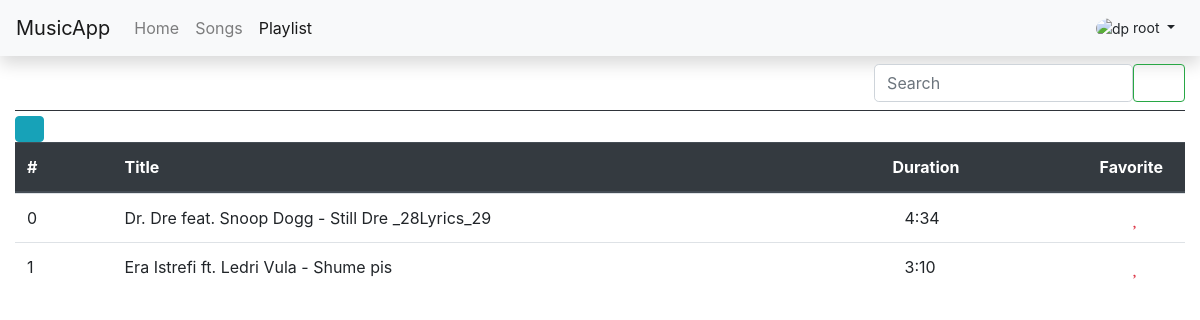
Screenshot of /music/playlists/1 (signed in) with the database file from the repository.
### music/models.py (models this page shows, shortened)
class Song(models.Model):
    song_title = models.CharField(max_length=250)
    song_artist = models.CharField(max_length=250)
    song_duration = models.CharField(max_length=6, default='00:00')
    song_file = models.FileField(blank=True, null=True)
    song_scope = models.CharField(max_length=20, choices=SCOPE)
    song_released_on = models.CharField(max_length=4, blank=True, null=True)
    song_cover = models.ImageField(blank=True, null=True, upload_to='img')
    song_added_by = models.ForeignKey(User,
                                      null=True,
                                      on_delete=models.CASCADE)

### music/views.py (the view)
# urls.py: path('playlists/<pid>', views.playlistsong_view, name='playlistsong'),
@login_required(login_url='/music/')
def playlistsong_view(request, pid):
    plist = Playlist.objects.get(id=pid).playlist_song_set.all()
    playlist = []
    for ls in plist:
        playlist.append(ls.playlist_song)
    return render(
        request, 'music/playlist.html', {
            'pg_active': True,
            'playlistview': True,
            'playlistid': pid,
            'playlistsongs': playlist,
        })

### music/templates/music/playlist.html (shortened to what this page needs)
{% extends 'music/base.html' %}
{% block playlist_link %}
<li class="nav-item active">
    <a class="nav-link" href={% url 'music:playlist' %}>Playlist <span class="sr-only">(current)</span></a>
</li>
{% endblock playlist_link %}
{% block current_username %}
{{user.username}}
{% endblock current_username %}
{% block content %}
<div class="container-fluid px-0">
    <div class="row my-0 my-sm-2 ">
        <div class="col-md-6 col-sm-4 col-2 my-2 my-sm-0">
            <button type="button" class="btn btn-white float-left rounded-30" data-toggle="modal"
                data-target="#plistAdd"><i class="fas fa-plus" data-toggle='tooltip' data-title='Create Playlist'
                    data-placement='right'></i></button>
            {% if playlistview %}
            <button type="button" class="btn btn-white float-left rounded-30" data-toggle='tooltip'
                data-title='Go Back To Playlist' data-placement='right' id="backtoplist"><i
                    class="fas fa-arrow-alt-circle-left fa-lg fa-fw"></i></i></button>
            {% endif %}
        </div>
        <div class="col-md-6 col-sm-8 col-10 my-0 my-sm-0">
            <form class="form-inline float-right">
                <input class="form-control mr-sm-0 mr-0 col-10 col-sm-10 rounded-lg" type="text" placeholder="Search"
                    id="plistSearch">
                <button class="btn btn-outline-success my-2 col-2 col-sm-2 my-sm-0" type="submit"><i
                        class="fas fa-search fa-sm"></i></button>
            </form>
        </div>
    </div>
    <hr class='display-4 bg-dark my-1'>
    <div class="container-fluid p-0">
        <div class="row">
            <div class="container-fluid col-lg-12 p-0">
                <div class="container-fluid">
                    <a name="selectplist" id="{% if playlistview %}songselector{% else %}plistselector{% endif %}"
                        class="btn btn-info p-0" href="#" role="button" data-toggle='tooltip' data-title='Select'
                        data-placement='top'>
                        <i class="fas fa-edit fa-lg fa-fw"></i>
                    </a>
                </div>
                <div class="container-fluid">
                    <div class="slidebase">
                        <div class="slidebase">
                            {% if playlistview %}
                            <table class="table demo table-fixed table-hover table-responsive-lg mx-0">
                                <thead class="thead-dark">
                                    <tr scope="row display-2">
                                        <th scope="col" class='col-lg-1 col-2 col-sm-1' data-hint='songidHead'>#</th>
                                        <th scope="col" class='col-lg-8 col-8 col-sm-8' data-hint='titleHead'>Title</th>
                                        <th scope="col" class='col-lg-2 col-2 col-sm-2 d-none d-sm-block px-0'
                                            data-hint='durationHead'>Duration
                                        </th>
                                        <th scope="col" class="col-lg-1 col-2 col-sm-1" data-hint='favoriteHead'>
                                            Favorite</th>
                                    </tr>
                                </thead>
                                <tbody id='songcontent'>
                                    {% for song in playlistsongs %}
                                    <tr scope="row" data-id={{ song.id }} data-is='unchecked'>
                                        <td class="col-lg-1 col-2 col-sm-1" data-hint='songid'>{{song.id}}</td>
                                        <td class="col-lg-8 col-8 col-sm-8" data-hint='title'>{{song.song_title}}</td>
                                        <td class="col-lg-2 col-2 col-sm-2 d-none d-sm-block" data-hint='duration'>
                                            {{song.song_duration}}</td>
                                        <td class='col-lg-1 col-2 col-sm-1 text-center' data-hint='favorite'><i
                                                class="fa{% if song.is_fav %}s{% else %}r{% endif %} fa-heart fa-lg text-danger"></i>
                                        </td>
                                    </tr>
                                    {% endfor %}
                                </tbody>
                            </table>
                            {% endif %}
                        </div>
                    </div>
                </div>
            </div>
        </div>
    </div>
</div>
{% endblock content %}

### music/static/css/style.css (style rules this page uses)
.table-fixed tbody { height: 500px; overflow-y: auto; width: 100%; }
.table-fixed thead, .table-fixed tbody, .table-fixed tr, .table-fixed td, .table-fixed th { display: block; }
.table-fixed tbody td, .table-fixed tbody th, .table-fixed thead > tr > th { float: left; position: relative; }
.table-fixed tbody td::after, .table-fixed tbody th::after, .table-fixed thead > tr > th::after { content: ""; clear: both; display: block; }

### rows the page displays
Song: id "0", song_title "Dr. Dre feat. Snoop Dogg - Still Dre _28Lyrics_29", song_duration "4:34"
Song: id "1", song_title "Era Istrefi ft. Ledri Vula - Shume pis", song_duration "3:10"

### other values shown
{{ user.username }} "root"
